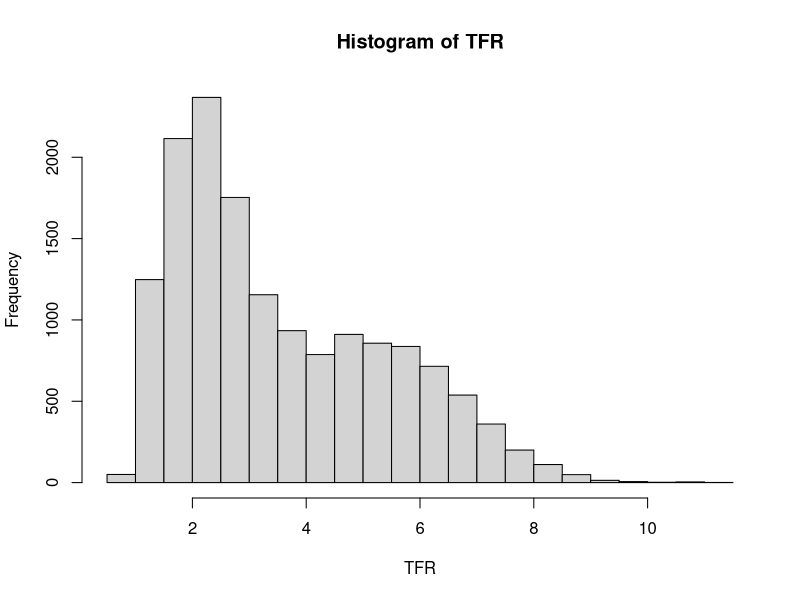
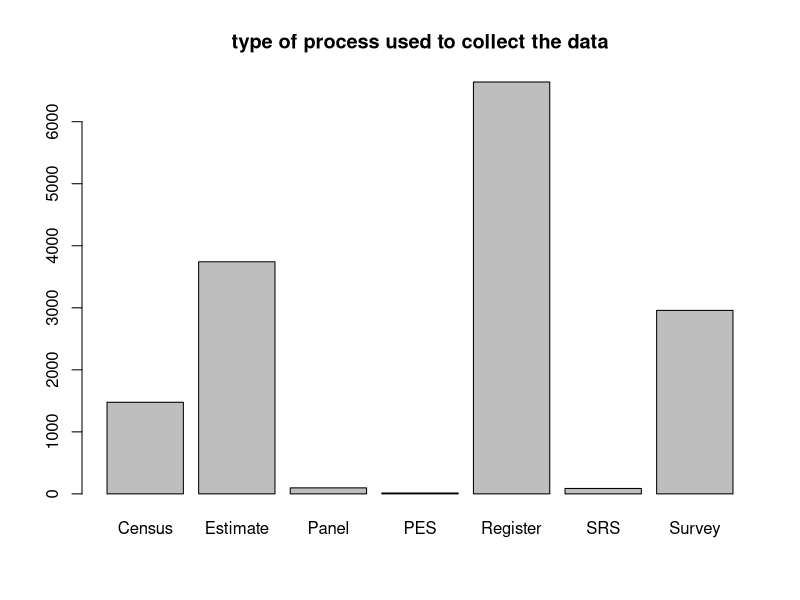
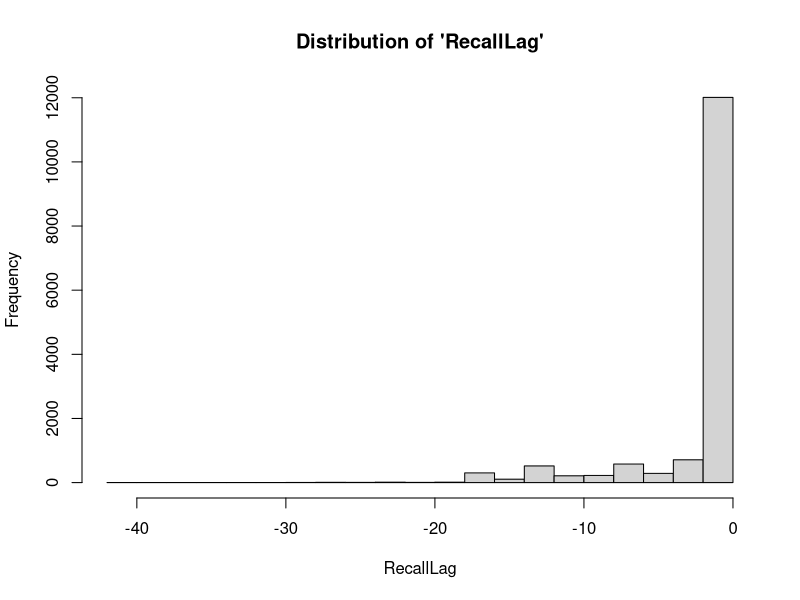
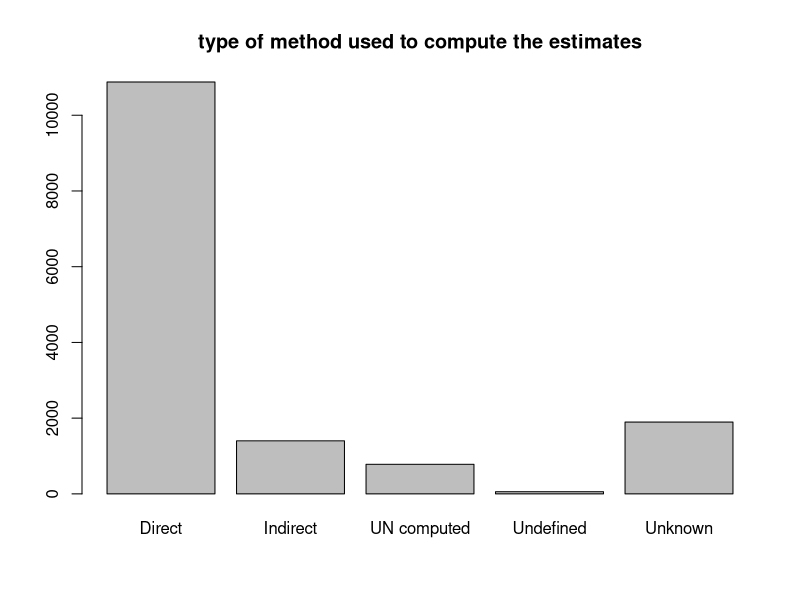
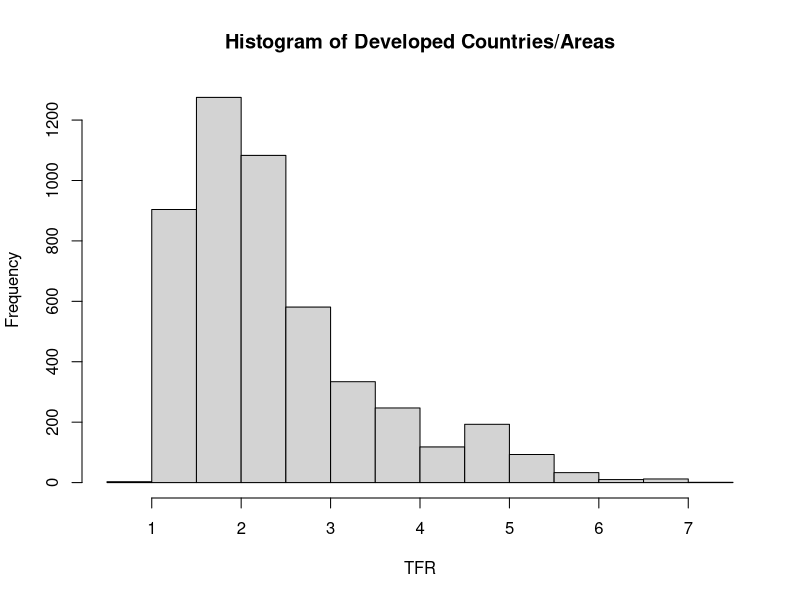
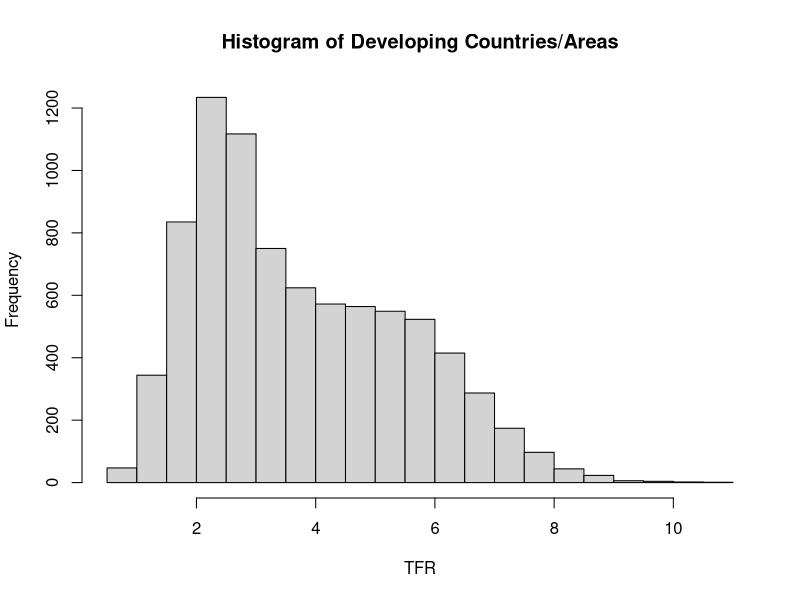
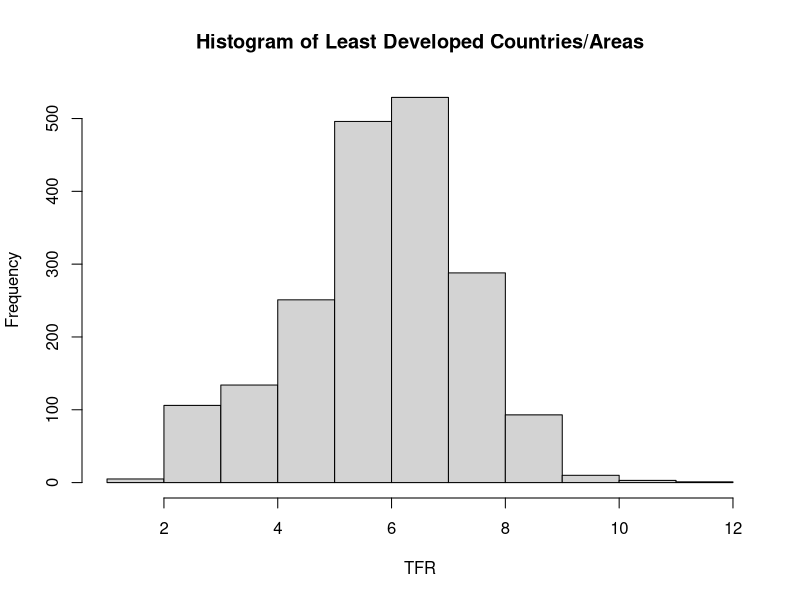
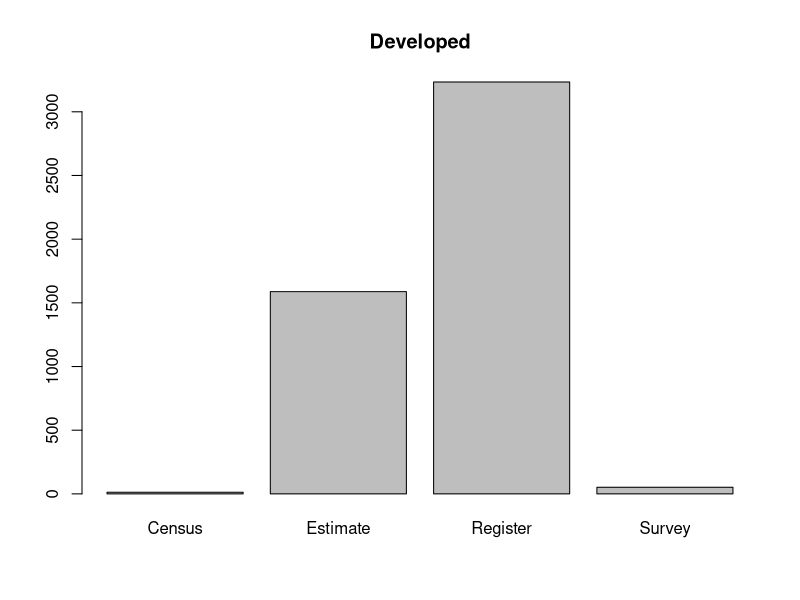

These figures' R source, in order: (Note: this script raises an error after producing the figures.)
## ---- chunk 1
knitr::opts_chunk$set(echo = TRUE)
# Load all required dependencies
library(openxlsx)
library(tidyverse)
library(lubridate)
library(stats)
library(data.table)
library(gridExtra)
## ---- chunk 2
# Subset TFR and required predictors from the original dataset
# tfr_data = read.xlsx("/Users/Ka_rennn/Desktop/School/Statistical Conulting/Data/UNPD_WFD_2017_FERTILITY_EmpiricalData.xlsx", sheet = 3)
# tfr_data = tfr_data %>% filter(Indicator == "TFR") %>% select(DataValue, ISO.code, Country.or.area, TimeMid, DataProcessType, DataProcess, DataCatalog.ShortName, RecallLag, DataTypeGroupName, DataTypeRecoded) %>% arrange(ISO.code, TimeMid)
# tfr_data$TimeMid = format(date_decimal(tfr_data$TimeMid), "%Y-%m-%d") # formate time variable
# write.csv(tfr_data, file = "tfr_data.csv")
# rm(tfr_data)
# Load and merge the cleaned data and sub-region data by country
tfr = read.csv("tfr_data.csv", header = T)
subregion = read.csv("un_subregion.csv", header = T)
tfr = merge(x = tfr, y = subregion[ , -1], by = "ISO.code")
tfr$TimeMid = as.Date.character(format(date_decimal(tfr$TimeMid), "%Y-%m-%d"))
tfr <- tfr %>% mutate(year = year(TimeMid)) %>% filter(year <= 2016)
head(tfr)
## ---- chunk 3
# DataValue
hist(tfr$DataValue, xlab = "TFR", main = "Histogram of TFR")
summary(tfr$DataValue) # world-wide speaking, mean TFR is 3.57 and the median is around 3
## ---- chunk 4
# DataProcessType: Type of process used to collect or obtain the data values
barplot(table(tfr$DataProcessType), main = "type of process used to collect the data") # Register, Estimate, Survey and Census are the most popular types of data process
## ---- chunk 5
# DataProcess: Specific process used to collect or obtain the data values (e.g., specific international data collection program)
table(tfr$DataProcess)
## ---- chunk 6
# DataCatalog.ShortName: Abbreviated short name for data source
table(tfr$DataCatalog.ShortName)[1 : 10]
## ---- chunk 7
# RecallLag: Length of the recall period (in years) between time of data collection (FieldWorkMiddle) and the mid-reference date for the data value (TimeMid)
hist(tfr$RecallLag, main = "Distribution of 'RecallLag'", xlab = "RecallLag")
# hist(tfr[tfr$DataTypeGroupName == "Direct", ]$RecallLag, main = "Distribution of 'RecallLag' for Direct method", xlab = "RecallLag") # direct method has smaller "RecallLag"
## ---- chunk 8
# DataTypeGroupName: Type of method used to compute the estimates 
barplot(table(tfr$DataTypeGroupName), main = "type of method used to compute the estimates") # most estimates were calculated using direct method
## ---- chunk 9
# DataTypeRecoded: Type of collected data or estimation process used to derive the data value (i.e., defining whether data are from direct, retrospective or indirect method).
table(tfr$DataTypeRecoded)[1:10]
## ---- chunk 10
table(tfr$development)
## ---- chunk 11
tfr_dev = tfr[tfr$development == "Developed", ]
tfr_deving = tfr[tfr$development == "Developing", ]
tfr_least = tfr[tfr$development == "Least developed", ]
# TFR
hist(tfr_dev$DataValue, main = "Histogram of Developed Countries/Areas", xlab = "TFR")
hist(tfr_deving$DataValue, main = "Histogram of Developing Countries/Areas", xlab = "TFR")
hist(tfr_least$DataValue, main = "Histogram of Least Developed Countries/Areas", xlab = "TFR")
summary(tfr_dev$DataValue) 
summary(tfr_deving$DataValue)
summary(tfr_least$DataValue)
# On average, less developed countries/areas have higher TFR
## ---- chunk 12
# DataProcessType: Type of process used to collect or obtain the data values
barplot(table(tfr_dev$DataProcessType), main = "Developed") 
barplot(table(tfr_deving$DataProcessType), main = "Developing")
barplot(table(tfr_least$DataProcessType), main = "Least Develped") 
## ---- chunk 13
# RecallLag
par(mfrow = c(2, 2))
hist(tfr_dev$RecallLag, main = "Developed", xlim = c(-40, 0))
hist(tfr_deving$RecallLag, main = "Developing", xlim = c(-40, 0))
hist(tfr_least$RecallLag, main = "Least Developed", xlim = c(-40, 0))
## ---- chunk 14
# DataTypeGroupName
barplot(table(tfr_dev$DataTypeGroupName), main = "Developed")
barplot(table(tfr_deving$DataTypeGroupName), main = "Developing")
barplot(table(tfr_least$DataTypeGroupName), main = "Least Developed")
## ---- chunk 15
# Generate a function to genreate time series plot for each input contry
tfr_plot = function(country){
  #ggplot(tfr[which(tfr$Country.or.area == country), ], aes(x = TimeMid, y = DataValue, col = DataCatalog.ShortName)) + geom_point() + geom_line() + scale_x_date(date_labels = "%Y") + geom_smooth() + ggtitle(paste(country))
  
  ggplot(tfr[which(tfr$Country.or.area == country), ], aes(x = TimeMid, y = DataValue, col = DataTypeRecoded)) + geom_point(aes(size = 6.5 - sqrt(-RecallLag))) + geom_line() + scale_x_date(date_labels = "%Y") + geom_smooth() + ggtitle(paste(country)) + scale_y_continuous(limits = c(0, 11.5))
}

tfr_m <- tfr %>% group_by(year, ISO.code, Country.or.area) %>% summarise(DataValue = mean(DataValue)) %>% arrange(ISO.code, year) %>% ungroup()

tfr_m_plot <- function(country) {
  ggplot(tfr[which(tfr$Country.or.area == country), ], aes(x = year, y = DataValue)) + geom_point() + geom_line() + scale_x_date(date_labels = "%Y") + geom_smooth() + ggtitle(paste(country))
}

# Developed countries
tfr_plot("Japan")
tfr_plot("United States of America")
# Developing countries
tfr_plot("China")
tfr_plot("Brazil")
# Least developed countries
tfr_plot("Uganda")
tfr_plot("Haiti")
## ---- chunk 16
# return best degree, best model summary, and plot
best_model <- function(country, df = tfr_m, tfr_var = "DataValue", max_degree = 10, print.plot = TRUE) {
  ## Load dplyr (required)
  require(dplyr)
  
  ## Create country data frame
  country_data <- df %>%
    filter(Country.or.area == country, year >= 1950, year <= 2016)
  mean_year <- mean(country_data$year)
  country_data <- country_data %>%
    mutate(year_ctr = year - mean_year)
  
  ## Initialize values for loop
  n <- nrow(country_data)
  current_formula <- paste0(tfr_var,"~year_ctr")
  best_model <- lm(formula(current_formula), data = country_data)
  best_degree <- 1
  p_value <- NA
  
  ## Iteratively increase degree of polynomial and test if last degree is significant
  for(i in 2:max_degree) {
    ## Stitch new term onto polynomial
    new_formula <- paste0(current_formula,"+I(year_ctr^",i,")")
    new_model <- lm(formula(new_formula), data = country_data)
    compare_anova <- anova(new_model, best_model)
    
    ## Is it significant? 
    if((compare_anova$`Pr(>F)`[2] < 0.05) & is.na(compare_anova$`Pr(>F)`[2]) == FALSE) {
      best_model <- new_model
      best_degree <- i # If so, save the degree as the best one
      p_value <- compare_anova$`Pr(>F)`[2]
    }
    ## Try the next polynomial degree
    current_formula <- new_formula
  }
  
  year1 <- data.frame(year = 1950:2016, year_ctr = 1950:2016 - mean_year)
  predictions <- predict(best_model, newdata = year1, interval = "confidence")
  country.pred <- tibble(year = 1950:2016) %>%
    mutate(fit = predictions[,1],
           lwr = predictions[,2],
           upr = predictions[,3])
  
  ## Print plot if specified
  if(print.plot) {
    p <- ggplot() + 
      geom_point(data = country_data, aes(year, DataValue)) + 
      geom_line(data = country.pred, aes(year, fit)) + 
      geom_ribbon(data = country.pred, aes(year, ymin = lwr, ymax = upr), alpha = 0.4) + 
      scale_y_continuous(limits = c(0, 11.5)) + 
      ggtitle(paste(country)) +
      lims(x = c(1950,2016))
    print(p)
  }
  
  ## Create the object to be returned
  return_object <- list(model = best_model)
  return_object$data <- country_data
  return_object$details <- list(degree = best_degree, 
                                      R2 = summary(best_model$adj.r.squared),
                                      RMSE = sqrt(sum(residuals(best_model)^2)/length(residuals(best_model))))
  return_object$predictions <- country.pred
  
  return(return_object)
}
## ---- chunk 17
japan_model <- best_model("China")
japan_model
predict(japan_model$model, newdata = data.frame(year_ctr = 1947-1981))
## ---- chunk 18
best_model_predict <- function(country, max_degree = 10) {
  
  require(dplyr)
  country_data <- tfr_m %>%
    filter(Country.or.area == country, year >= 1950, year <= 2016 
           )
  mean_year <- mean(country_data$year)
  
  country_data <- country_data %>%
    mutate(year_ctr = year - mean_year)
  n <- nrow(country_data)
  current_formula <- "DataValue~year_ctr"
  best_model <- lm(formula(current_formula), data = country_data)
  for(i in 2:max_degree) {
    new_formula <- paste0(current_formula,"+I(year_ctr^",i,")")
    new_model <- lm(formula(new_formula), data = country_data)
    compare_anova <- anova(new_model, best_model)
    if((compare_anova$`Pr(>F)`[2] < 0.05) & is.na(compare_anova$`Pr(>F)`[2]) == FALSE) {
      best_model <- new_model
      best_degree <- i
    } else {
      break
    }
    current_formula <- new_formula
  }
  year1 <- unique(country_data$year)
  pred <- data.frame(newdata = data.frame(year = year1), predict(best_model))
  pred$Country.or.area <- rep(country, length(year1))
  colnames(pred) <- c("year", "predict", "Country.or.area")
  return(data.frame(pred))
}

joincountry <- function(x, y, by = NULL) {
  require(dplyr)
  left_join(y, x, by = by)
}

pred.table1 <- rbindlist(lapply(as.list(unique(tfr$Country.or.area)), best_model_predict))
pred.table1$Country.or.area <- as.character(pred.table1$Country.or.area)


tfr_pred1 <- tfr %>% mutate(year = year(TimeMid), Country.or.area = as.character(Country.or.area)) %>% left_join(., pred.table1, by = c("Country.or.area" = "Country.or.area", "year" = "year")) %>% mutate(res = DataValue - predict) %>% group_by(DataProcessType, region, development) %>% mutate(avg.adj1 = -mean(res)) %>% ungroup() %>% mutate(adjd.tfr = DataValue + avg.adj1)

tfr_pred_plot1 <- function(country) {
  tfr_pred1 %>% filter(Country.or.area == country) %>% ggplot() + geom_point(aes(x = year, y = DataValue), col = "blue") + geom_smooth(aes(x= year, y = DataValue)) + geom_point(aes(x= year, y = adjd.tfr), col = "red") + geom_smooth(aes(x= year, y = adjd.tfr), col = "red") + ggtitle(paste(country))
}

## ---- chunk 19
# change best_model_predict to include filter(year >= 1950) before running

tfr1950 <- tfr %>% filter(year >= 1950)

pred.table2 <- rbindlist(lapply(as.list(unique(tfr1950$Country.or.area)), best_model_predict))
pred.table2$Country.or.area <- as.character(pred.table2$Country.or.area)

tfr_pred2 <- tfr1950 %>% mutate(Country.or.area = as.character(Country.or.area)) %>% left_join(., pred.table2, by = c("Country.or.area" = "Country.or.area", "year" = "year")) %>% mutate(res = DataValue - predict) %>% group_by(DataCatalog.ShortName, region, development) %>% mutate(avg.adj1 = -mean(res)) %>% ungroup() %>% mutate(adjd.tfr = DataValue + avg.adj1)

tfr_pred2_plot <- function(country) {
  tfr_pred2 %>% filter(Country.or.area == country) %>% ggplot() + geom_point(aes(x = year, y = DataValue), col = "blue") + geom_smooth(aes(x= year, y = DataValue), size = 0.2) + geom_point(aes(x= year, y = adjd.tfr), col = "red") + geom_smooth(aes(x= year, y = adjd.tfr), col = "red", size = 0.2) + ggtitle(paste(country))
}

## ---- chunk 20
plot_list <- vector("list", n_distinct(tfr_m$Country.or.area))
for(i in 1:n_distinct(tfr_m$Country.or.area)) {
  countries <- sort(unique(tfr_m$Country.or.area))
  country <- countries[i]
  plot_list[[i]] <- best_model(country, print.plot = FALSE)$plot
  if(i %% 10 == 0) {
    print(paste("Country:", country))
  }
}
## ---- chunk 21
ggsave("multiplots.pdf", marrangeGrob(grobs = plot_list, nrow=3, ncol=2))
## ---- chunk 22
countryAttr <- tfr1950 %>% 
  group_by(Country.or.area) %>% 
  mutate(n_years = n_distinct(year))
  
